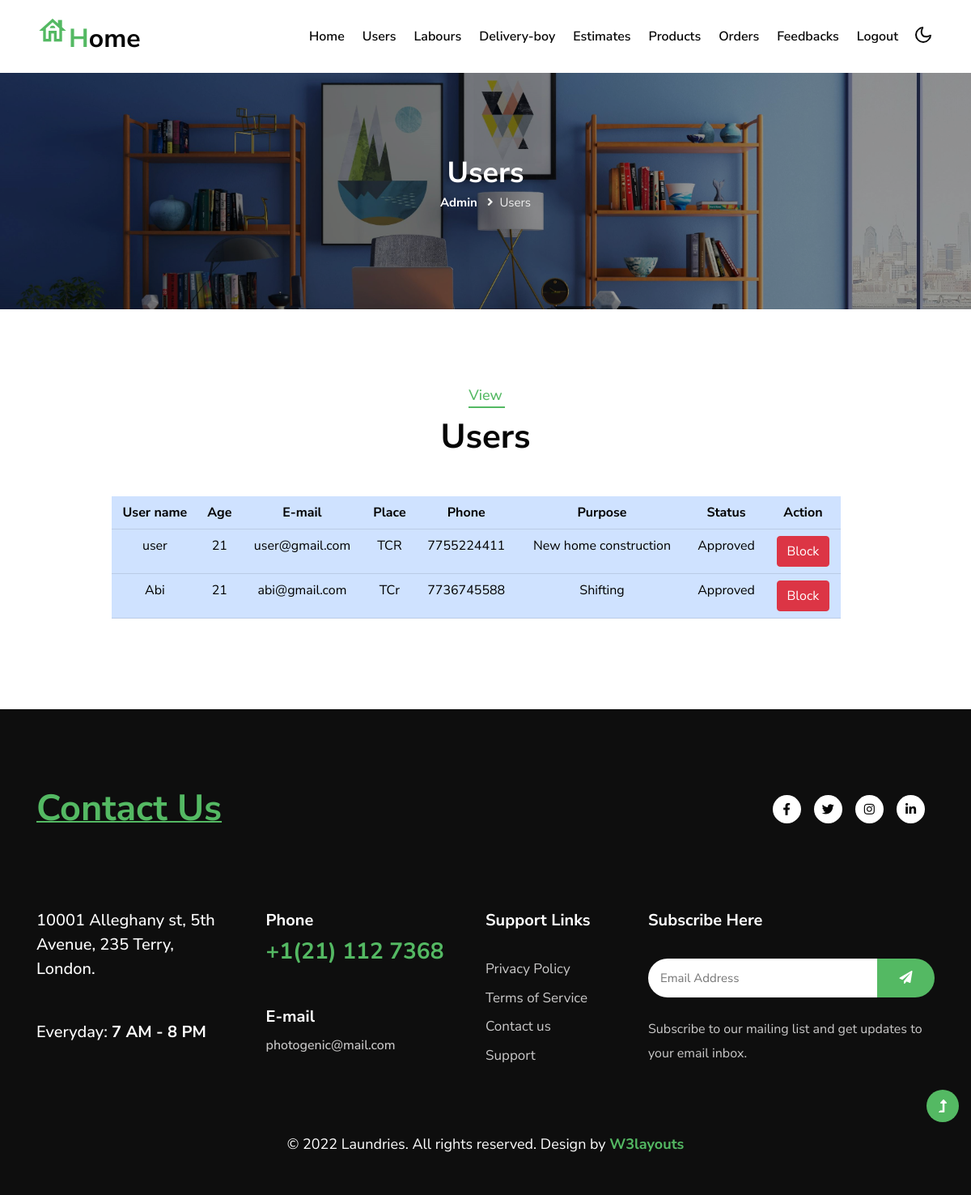
/admin/adm_vw_usrs.php, run on the app's committed database.
### tables this page shows
CREATE TABLE `user_reg` (
  `u_id` int(10) NOT NULL,
  `name` varchar(50) DEFAULT NULL,
  `age` int(10) DEFAULT NULL,
  `email` varchar(50) DEFAULT NULL,
  `place` varchar(50) DEFAULT NULL,
  `phonenumber` bigint(15) DEFAULT NULL,
  `password` varchar(50) DEFAULT NULL,
  `purpose` varchar(50) DEFAULT NULL
);

### admin/adm_vw_usrs.php (the view, shortened to what this page needs)
<?php
include "admin_header.php";
$qry = "SELECT * FROM `user_reg` ORDER BY(`u_id`)DESC";
$res = mysqli_query($con,$qry);
?>
    <section class="inner-banner py-5">
        <div class="w3l-breadcrumb py-lg-5">
            <div class="container pt-5 pb-sm-4 pb-2">
                <h4 class="inner-text-title font-weight-bold pt-5">Users</h4>
                <ul class="breadcrumbs-custom-path">
                    <li><a href="../index.html">Admin</a></li>
                    <li class="active"><i class="fas fa-angle-right mx-2"></i>Users</li>
                </ul>
            </div>
        </div>
    </section>
        <section class="w3l-w3l-contacts-12 py-5">
        <div class="contact-top py-lg-5 py-md-4 py-2">
            <div class="container">
                <div class="title-main text-center mx-auto mb-md-5 mb-4" style="max-width:500px;">
                <h5 class="sub-title">View</h5>
                    <h3 class="title-style">Users</h3>
                </div>
                <div class="row d-flex justify-content-center align-items-center w-100">
                    <div class="col-md-10 contacts12-main">
                    <table class="table table-stripd table-primary text-center">
                        <tr>
                            <th>User name</th>
                            <th>Age</th>
                            <th>E-mail</th>
                            <th>Place</th>
                            <th>Phone</th>
                            <th>Purpose</th>
                            <th>Status</th>
                            <th>Action</th>
                        </tr>
                        <?php
                            while($row = mysqli_fetch_array($res))
                            {
                                $cmp_id = $row['u_id'];
                                $qry_for_status = "SELECT * FROM `login` WHERE `uid` = $cmp_id AND `utype` = 'users'";
                                $status_res = mysqli_query($con,$qry_for_status);
                                $status = mysqli_fetch_array($status_res)
                        ?>
                                <tr>
                                    <td><?php echo $row['name'] ?></td>
                                    <td><?php echo $row['age'] ?></td>
                                    <td><?php echo $row['email'] ?></td>
                                    <td><?php echo $row['place'] ?></td>
                                    <td><?php echo $row['phonenumber'] ?></td>
                                    <td><?php echo $row['purpose'] ?></td>
                                    <td><?php echo $status['status'] ?></td>
                                    <td><?php
                                            if ($status['status'] == 'Approved')
                                            {
                                            ?>
                                                <a href="adm_actions.php?action=block_user&log_id=<?php echo $status['lid'] ?>&targ=adm_vw_usrs.php"><button class="btn btn-danger">Block</button></a>
                                            <?php
                                            }
                                            elseif ($status['status'] == 'Pending')
                                            {
                                        ?>
                                                <a href="adm_actions.php?action=approv_user&log_id=<?php echo $status['lid'] ?>&targ=adm_vw_usrs.php"><button class="btn btn-success">Approve</button></a>
                                        <?php
                                            }
                                        ?>
                                    </td>
                                </tr>
                        <?php
                            }
                        ?>
                    </table>
                    </div>
                </div>
            </div>
        </div>
    </section>
</body>
<?php
    include "../commonfooter.php";
?>
</html>

### data on the page
user_reg: name "user", age "21", email "user@gmail.com", place "TCR", phonenumber "7755224411", purpose "New home construction", login.status "Approved"
user_reg: name "Abi", age "21", email "abi@gmail.com", place "TCr", phonenumber "7736745588", purpose "Shifting", login.status "Approved"
